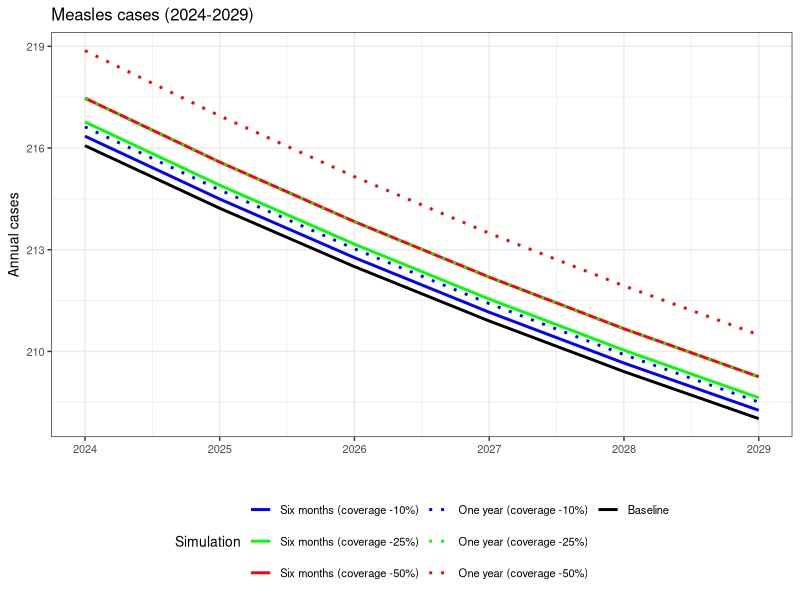
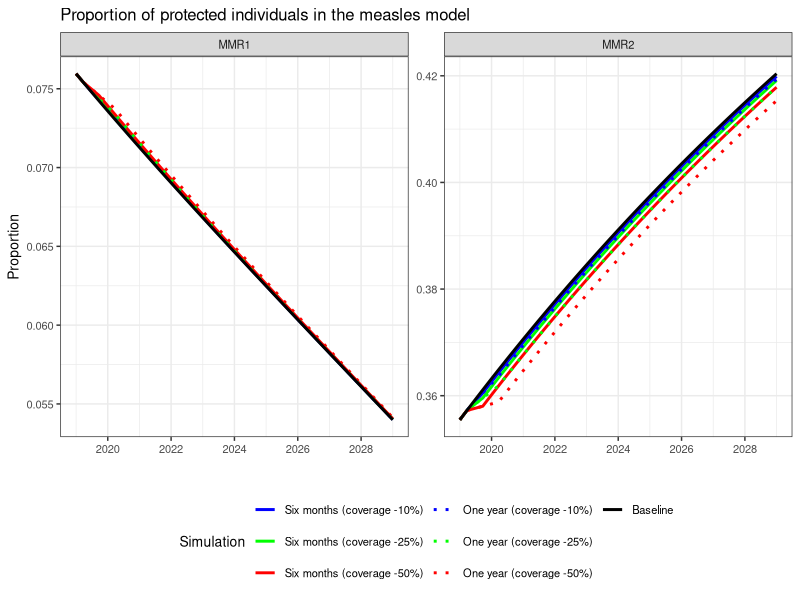

Write R code to recreate these figures, in order.
#################################
# libraries
#################################

library(deSolve)
library(dplyr)
library(ggplot2)
theme_set(theme_bw())


#################################
# base measles model
#################################

measles_model_base <- function(time, y, parms){
  
  with(as.list(c(y, parms)),{
    
    # social distancing flag
    # (also used for setting periods with decreased vaccine coverage)
    dis.flag <- (W>18330)*(W<(18330+tdis*365))

    # modeling birth rate
    br <- (-1.238913e-06*W + 3.566146e-02)/365
    
    # modeling death rate
    mr <- (8.251563e-03 - 4.657670e-07*W - 1.937700e-10*W^2 + 7.939302e-14*W^3 - 1.160313e-17*W^4 + 8.236164e-22*W^5 - 2.837473e-26*W^6 + 3.794165e-31*W^7)/365
    
    # modeling coverage of the 1st vaccine dose
    v1c <- (W < 3651)*0 + 
      (W >= 3651)*(0.95*(1-exp(-0.1408442*(W-3284)/365)))*(1-rvac*dis.flag)
    #v1c <- 0
    
    # modeling coverage of the 2nd vaccine dose
    v2c <- (W < 9856)*0 + 
      (W >= 9856)*(0.85-exp(-0.4*(W-9489)/365))*(1-rvac*dis.flag)
    #v2c <- 0
    
    # modeling variability on the transmision rate
    beta <- b*(1-0.4*dis.flag)#( b*cos(2*pi*W/of) + b )*(1-0.4*dis.flag)
    

    # adding problematic cases
    im1 <- ii/365*(W>3650)*(W<6205)
    im2 <- iii/365*(W>6205)*(W<8760)
    im3 <- iiii/365*(W>17520)#*(W<19345)
    
    
    # total population
    N <- S + E + I + R + V1 + FF + V2
    
    # states
    dS <- br*N - beta*S*I/N - br*N*v1c - mr*S
    dE <- beta*(S + FF)*I/N - sigma*E - mr*E
    dI <- sigma*E - gamma*I - mr*I + im1 + im2 + im3
    dR <- gamma*I - mr*R
    dV1 <- br*N*v1c*v1e - v2c*V1/(5*365) - mr*V1
    dF <- br*N*v1c*(1 - v1e) - beta*FF*I/N + v2c*(1 - v2e)*V1/(5*365) - mr*FF
    dV2 <- v2c*v2e*V1/(5*365) - mr*V2
    dW <- 1 # counter
    dC <- beta*(S + FF)*I/N + im1 + im2 + im3 # new measles cases
    
    # output list
    list(c(dS,dE,dI,dR,dV1,dF,dV2,dW,dC))
  })
}

#################################
# encapsulated model
#################################

# tdis = social distance time frame (portion of a year, between 0 and 1)
# rvac = reduction of vaccine coverage (between 0 and 1)
measles_model_cases <- function(tdis,rvac){
  
  # parameters
  parameters <- c(b = 0.162596, sigma = 1/7, gamma = 1/7,
                  #v1c = 0.95, v2c = 0.95,
                  v1e = 0.93, v2e = 0.97,
                  ii=1000, iii=2000, iiii=100,
                  tdis=tdis, rvac=rvac) 
  
  # initial conditions
  # Colombia 1980: 9222/26900506*100e3 = 34.3 cases per 100k inhabitants
  init.pob <- 21480065     #26900506#
  init.infect <- 500#
  y <- c(S=init.pob-init.infect, E=0, I=init.infect, R=0, V1=0, FF=0, V2=0, W=0, C=0)
  
  # time frame
  start.year <- 1970
  final.year <- 2029
  number.years <- final.year - start.year + 1
  end.time <- number.years*365
  time <- 1:end.time
  
  # solving model
  model.sol <- ode(y, time, measles_model_base, parameters, method = "ode2")
  
  # total population by year
  total.pop.annual <- model.sol %>% data.frame() %>%
    filter(time %in% seq(365, 365*number.years, 365)) %>%
    select(-c(time,W,C)) %>%
    apply(.,1,sum)
  
  # first and last day of each year from 1970 to 2029
  start.end.annual <- lapply(0:(number.years-1), function(x) c(1,365)+365*x)
  start.end.annual <- unlist(start.end.annual)
  
  # new cases per year (total & per 100k inhabitants)
  model.sol.2 <- model.sol %>% data.frame() %>%
    mutate(year = rep(start.year:final.year, each=365)) %>%
    filter(time %in% start.end.annual) %>%
    group_by(year) %>% 
    summarise(total.cases = abs(diff(C)))
  model.sol.2$total.cases.per.100k <- 100e3*model.sol.2$total.cases/total.pop.annual
  
  # output
  return(
    list(model.sol = model.sol,
         model.sol.2 = model.sol.2)
  )
}


#################################
# running diverse scenarios
#################################

# without covid-19 (baseline)
model.sol.0m.0r <- measles_model_cases(tdis=0, rvac=0)

# half a year with social distancing
# and diverse reduction of vaccine coverage
model.sol.6m.10r <- measles_model_cases(tdis=0.5, rvac=0.1)
model.sol.6m.25r <- measles_model_cases(tdis=0.5, rvac=0.25)
model.sol.6m.50r <- measles_model_cases(tdis=0.5, rvac=0.5)

# a year with social distancing
# and diverse reduction of vaccine coverage
model.sol.12m.10r <- measles_model_cases(tdis=1, rvac=0.1)
model.sol.12m.25r <- measles_model_cases(tdis=1, rvac=0.25)
model.sol.12m.50r <- measles_model_cases(tdis=1, rvac=0.5)



#################################
# organizing results
#################################

# all of these are dataframes that will be used
# by ggplot

df0 <- model.sol.0m.0r$model.sol.2
df1 <- model.sol.6m.10r$model.sol.2
df2 <- model.sol.6m.25r$model.sol.2
df3 <- model.sol.6m.50r$model.sol.2
df4 <- model.sol.12m.10r$model.sol.2
df5 <- model.sol.12m.25r$model.sol.2
df6 <- model.sol.12m.50r$model.sol.2

type.simulations <- c("Six months (coverage -10%)","Six months (coverage -25%)",
                      "Six months (coverage -50%)",
                      "One year (coverage -10%)","One year (coverage -25%)",
                      "One year (coverage -50%)","Baseline")

df0$Simulation <- type.simulations[7]
df1$Simulation <- type.simulations[1]
df2$Simulation <- type.simulations[2]
df3$Simulation <- type.simulations[3]
df4$Simulation <- type.simulations[4]
df5$Simulation <- type.simulations[5]
df6$Simulation <- type.simulations[6]

# final dataframe for ggplot
df <- rbind(df0,df1,df2,df3,df4,df5,df6)
df$Simulation <- factor(df$Simulation, levels = type.simulations)


#####################################
# visualizing results I
#####################################

line.cols <- c("Baseline" = "black",
               "Six months (coverage -10%)" = "blue",
               "Six months (coverage -25%)" = "green",
               "Six months (coverage -50%)" = "red",
               "One year (coverage -10%)" = "blue",
               "One year (coverage -25%)" = "green",
               "One year (coverage -50%)" = "red")
lines.typ <- c("Baseline" = "solid",
               "Six months (coverage -10%)" = "solid",
               "Six months (coverage -25%)" = "solid",
               "Six months (coverage -50%)" = "solid",
               "One year (coverage -10%)" = "dotted",
               "One year (coverage -25%)" = "dotted",
               "One year (coverage -50%)" = "dotted")


# calling pdf printer
#pdf(file = "measles_model_scenarios-3-2018-2029.pdf", width = 6, height = 4)
pdf(file = "measles_model_scenarios-3-2024-2029.pdf", width = 6, height = 4)


# visualazing results
df %>%
  filter(year >= 2024) %>%
  #filter(year >= 2018) %>% #2018, 2024
  ggplot() +
  geom_line(aes(x=year, y=total.cases, color=Simulation,
                linetype=Simulation), size = 1) +
  #ggtitle("Measles cases (2018-2029)") +
  ggtitle("Measles cases (2024-2029)") +
  ylab("Annual cases")  + xlab("") +
  #scale_x_continuous(breaks = seq(2018,2029, by = 1)) +
  scale_x_continuous(breaks = seq(2024,2029, by = 1)) +
  theme(text = element_text(size=10)) +
  scale_color_manual(values = line.cols) +
  scale_linetype_manual(values = lines.typ) + 
  theme(legend.position="bottom") +
  guides(color=guide_legend(ncol=3))


# turn off the pdf printer
dev.off()


#####################################
# organizing results II
#####################################

daily.total.model.pop <- model.sol.0m.0r$model.sol %>% data.frame() %>%
  select(-c(time,W,C)) %>% rowSums()

df.proport.0.V1 <- data.frame(Proportion=model.sol.0m.0r$model.sol[,"V1"]/daily.total.model.pop,
                              Simulation=type.simulations[7],
                              Vaccine="MMR1",
                              time=model.sol.0m.0r$model.sol[,"time"])
df.proport.0.V2 <- data.frame(Proportion=model.sol.0m.0r$model.sol[,"V2"]/daily.total.model.pop,
                              Simulation=type.simulations[7],
                              Vaccine="MMR2",
                              time=model.sol.0m.0r$model.sol[,"time"])

df.proport.1.V1 <- data.frame(Proportion=model.sol.6m.10r$model.sol[,"V1"]/daily.total.model.pop,
                              Simulation=type.simulations[1],
                              Vaccine="MMR1",
                              time=model.sol.0m.0r$model.sol[,"time"])
df.proport.1.V2 <- data.frame(Proportion=model.sol.6m.10r$model.sol[,"V2"]/daily.total.model.pop,
                              Simulation=type.simulations[1],
                              Vaccine="MMR2",
                              time=model.sol.0m.0r$model.sol[,"time"])

df.proport.2.V1 <- data.frame(Proportion=model.sol.6m.25r$model.sol[,"V1"]/daily.total.model.pop,
                              Simulation=type.simulations[2],
                              Vaccine="MMR1",
                              time=model.sol.0m.0r$model.sol[,"time"])
df.proport.2.V2 <- data.frame(Proportion=model.sol.6m.25r$model.sol[,"V2"]/daily.total.model.pop,
                              Simulation=type.simulations[2],
                              Vaccine="MMR2",
                              time=model.sol.0m.0r$model.sol[,"time"])

df.proport.3.V1 <- data.frame(Proportion=model.sol.6m.50r$model.sol[,"V1"]/daily.total.model.pop,
                              Simulation=type.simulations[3],
                              Vaccine="MMR1",
                              time=model.sol.0m.0r$model.sol[,"time"])
df.proport.3.V2 <- data.frame(Proportion=model.sol.6m.50r$model.sol[,"V2"]/daily.total.model.pop,
                              Simulation=type.simulations[3],
                              Vaccine="MMR2",
                              time=model.sol.0m.0r$model.sol[,"time"])

df.proport.4.V1 <- data.frame(Proportion=model.sol.12m.10r$model.sol[,"V1"]/daily.total.model.pop,
                              Simulation=type.simulations[4],
                              Vaccine="MMR1",
                              time=model.sol.0m.0r$model.sol[,"time"])
df.proport.4.V2 <- data.frame(Proportion=model.sol.12m.10r$model.sol[,"V2"]/daily.total.model.pop,
                              Simulation=type.simulations[4],
                              Vaccine="MMR2",
                              time=model.sol.0m.0r$model.sol[,"time"])

df.proport.5.V1 <- data.frame(Proportion=model.sol.12m.25r$model.sol[,"V1"]/daily.total.model.pop,
                              Simulation=type.simulations[5],
                              Vaccine="MMR1",
                              time=model.sol.0m.0r$model.sol[,"time"])
df.proport.5.V2 <- data.frame(Proportion=model.sol.12m.25r$model.sol[,"V2"]/daily.total.model.pop,
                              Simulation=type.simulations[5],
                              Vaccine="MMR2",
                              time=model.sol.0m.0r$model.sol[,"time"])

df.proport.6.V1 <- data.frame(Proportion=model.sol.12m.50r$model.sol[,"V1"]/daily.total.model.pop,
                              Simulation=type.simulations[6],
                              Vaccine="MMR1",
                              time=model.sol.0m.0r$model.sol[,"time"])
df.proport.6.V2 <- data.frame(Proportion=model.sol.12m.50r$model.sol[,"V2"]/daily.total.model.pop,
                              Simulation=type.simulations[6],
                              Vaccine="MMR2",
                              time=model.sol.0m.0r$model.sol[,"time"])

df.propor <- rbind(df.proport.0.V1,df.proport.0.V2,
                   df.proport.1.V1,df.proport.1.V2,
                   df.proport.2.V1,df.proport.2.V2,
                   df.proport.3.V1,df.proport.3.V2,
                   df.proport.4.V1,df.proport.4.V2,
                   df.proport.5.V1,df.proport.5.V2,
                   df.proport.6.V1,df.proport.6.V2)
df.propor$Simulation <- factor(df.propor$Simulation, levels = type.simulations)


# calling pdf printer
pdf(file = "measles_model_scenarios-3-vaccinated_proportions.pdf", width = 6, height = 4)

# visualizing results
df.propor %>%
  filter(time >= 18250) %>%
  mutate(time = time/365 + 1969) %>%
  ggplot() +
  geom_line(aes(x=time, y=Proportion, color=Simulation,
                linetype=Simulation), size = 1) +
  ggtitle("Proportion of protected individuals in the measles model") +
  ylab("Proportion")  + xlab("") +
  scale_x_continuous(breaks = seq(2020,2028, by = 2)) +
  theme(text = element_text(size=10)) +
  scale_color_manual(values = line.cols) +
  scale_linetype_manual(values = lines.typ) + 
  theme(legend.position="bottom") +
  guides(color=guide_legend(ncol=3)) +
  facet_wrap(~Vaccine, scales = "free_y")

# turn off the pdf printer
dev.off()
